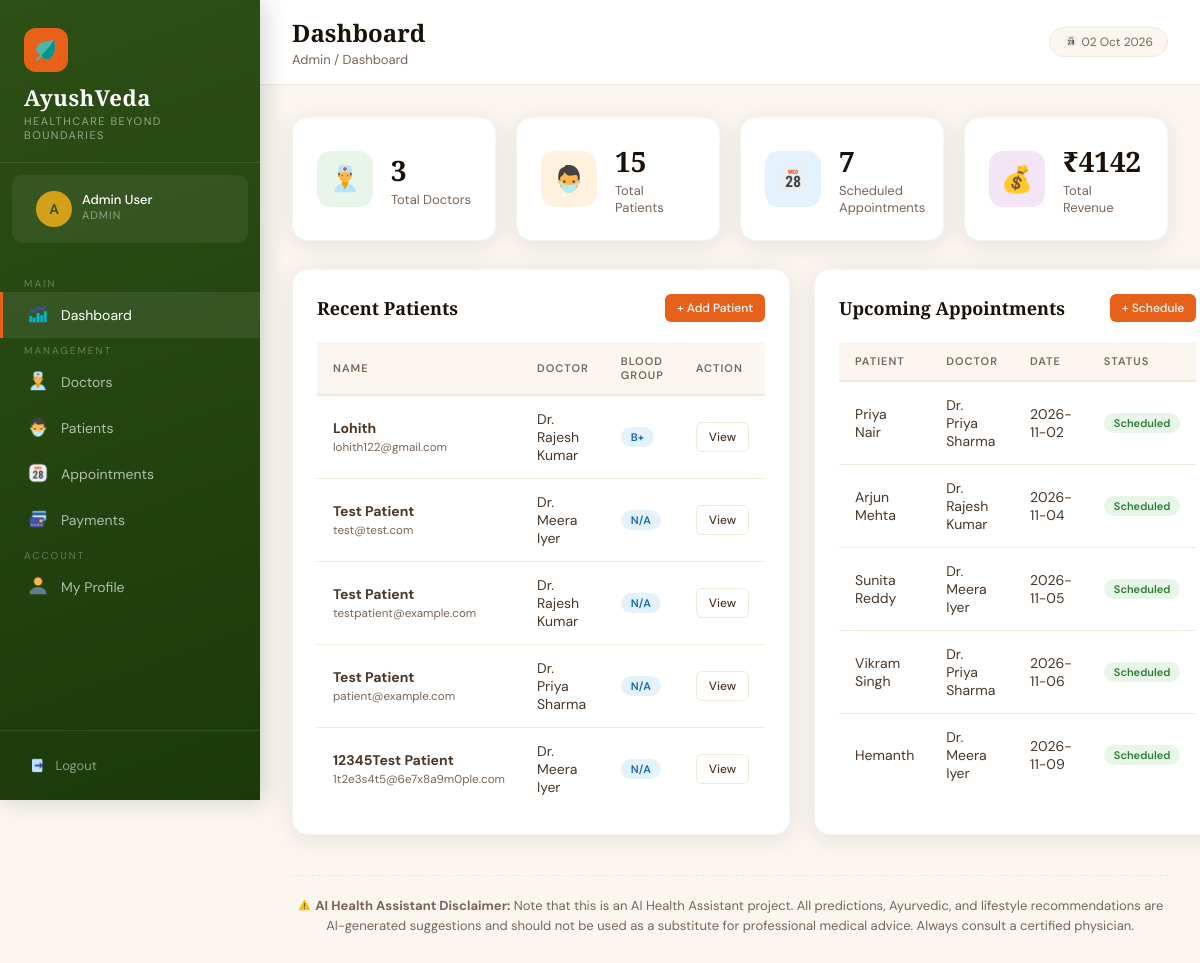
Screenshot of /admin/dashboard (signed in) with the database file from the repository.
### tables this page shows
CREATE TABLE patients (
            id INTEGER PRIMARY KEY AUTOINCREMENT,
            name TEXT NOT NULL,
            email TEXT UNIQUE NOT NULL,
            password TEXT NOT NULL,
            phone TEXT,
            age INTEGER,
            gender TEXT,
            blood_group TEXT,
            address TEXT,
            doctor_id INTEGER,
            created_at TIMESTAMP DEFAULT CURRENT_TIMESTAMP, preexisting_conditions TEXT, allergies TEXT, triage_raw_text TEXT, triage_symptoms TEXT, latitude REAL, longitude REAL, location_updated_at TIMESTAMP, share_location INTEGER DEFAULT 0,
            FOREIGN KEY (doctor_id) REFERENCES doctors(id)
        );

CREATE TABLE doctors (
            id INTEGER PRIMARY KEY AUTOINCREMENT,
            name TEXT NOT NULL,
            email TEXT UNIQUE NOT NULL,
            password TEXT NOT NULL,
            phone TEXT,
            specialization TEXT,
            qualification TEXT,
            experience INTEGER DEFAULT 0,
            created_at TIMESTAMP DEFAULT CURRENT_TIMESTAMP
        );

CREATE TABLE appointments (
            id INTEGER PRIMARY KEY AUTOINCREMENT,
            patient_id INTEGER,
            doctor_id INTEGER,
            appointment_date DATE,
            appointment_time TEXT,
            reason TEXT,
            status TEXT DEFAULT 'Scheduled',
            created_at TIMESTAMP DEFAULT CURRENT_TIMESTAMP,
            FOREIGN KEY (patient_id) REFERENCES patients(id),
            FOREIGN KEY (doctor_id) REFERENCES doctors(id)
        );

### app.py (the view)
@app.route('/admin/dashboard')
@login_required('admin')
def admin_dashboard():
    conn = get_db()
    stats = {
        'doctors': conn.execute("SELECT COUNT(*) as c FROM doctors").fetchone()['c'],
        'patients': conn.execute("SELECT COUNT(*) as c FROM patients").fetchone()['c'],
        'appointments': conn.execute("SELECT COUNT(*) as c FROM appointments WHERE status='Scheduled'").fetchone()['c'],
        'payments': conn.execute("SELECT COALESCE(SUM(amount),0) as c FROM payments").fetchone()['c'],
    }
    recent_patients = conn.execute(
        "SELECT p.*, d.name as doctor_name FROM patients p LEFT JOIN doctors d ON p.doctor_id=d.id ORDER BY p.created_at DESC LIMIT 5"
    ).fetchall()
    recent_appointments = conn.execute(
        "SELECT a.*, p.name as patient_name, d.name as doctor_name FROM appointments a JOIN patients p ON a.patient_id=p.id JOIN doctors d ON a.doctor_id=d.id ORDER BY a.created_at DESC LIMIT 5"
    ).fetchall()
    conn.close()
    return render_template('admin/dashboard.html', stats=stats, recent_patients=recent_patients, recent_appointments=recent_appointments)

### app.py (called while the page is built)
@app.context_processor
def inject_now():
    return {'now': datetime.now().strftime('%d %b %Y')}

def get_db():
    conn = sqlite3.connect(DB_PATH)
    conn.row_factory = sqlite3.Row
    return conn

def login_required(role):
    def decorator(f):
        @wraps(f)
        def wrapper(*args, **kwargs):
            if session.get('role') != role:
                flash('Please login to continue.', 'error')
                return redirect(url_for(f'{role}_login'))
            return f(*args, **kwargs)
        return wrapper
    return decorator

### templates/admin/dashboard.html (shortened to what this page needs)
{% extends 'base.html' %}
{% block page_title %}Dashboard{% endblock %}
{% block breadcrumb %}Admin / Dashboard{% endblock %}
{% block nav %}
<span class="nav-section-label">Main</span>
<a href="/admin/dashboard" class="nav-link active"><span class="icon"><img src="/static/images/dashboard_icon.png" style="height:1.2em;width:1.2em;vertical-align:-0.2em;"></span> Dashboard</a>
<span class="nav-section-label">Management</span>
<a href="/admin/doctors" class="nav-link"><span class="icon"><img src="/static/images/doctors_icon.png" style="height:1.2em;width:1.2em;vertical-align:-0.2em;"></span> Doctors</a>
<a href="/admin/patients" class="nav-link"><span class="icon"><img src="/static/images/patients_icon.png" style="height:1.2em;width:1.2em;vertical-align:-0.2em;"></span> Patients</a>
<a href="/admin/appointments" class="nav-link"><span class="icon"><img src="/static/images/appointments_icon.png" style="height:1.2em;width:1.2em;vertical-align:-0.2em;"></span> Appointments</a>
<a href="/admin/payments" class="nav-link"><span class="icon"><img src="/static/images/card_icon.png" style="height:1.2em;width:1.2em;vertical-align:-0.2em;"></span> Payments</a>
<span class="nav-section-label">Account</span>
<a href="/admin/profile" class="nav-link"><span class="icon"><img src="/static/images/profile_icon.png" style="height:1.2em;width:1.2em;vertical-align:-0.2em;"></span> My Profile</a>
{% endblock %}
{% block content %}
<div class="stats-grid">
    <div class="stat-card">
        <div class="stat-icon green"><img src="/static/images/doctors_icon.png" style="height:1.2em;width:1.2em;vertical-align:-0.2em;"></div>
        <div>
            <div class="stat-value">{{ stats.doctors }}</div>
            <div class="stat-label">Total Doctors</div>
        </div>
    </div>
    <div class="stat-card">
        <div class="stat-icon orange"><img src="/static/images/patients_icon.png" style="height:1.2em;width:1.2em;vertical-align:-0.2em;"></div>
        <div>
            <div class="stat-value">{{ stats.patients }}</div>
            <div class="stat-label">Total Patients</div>
        </div>
    </div>
    <div class="stat-card">
        <div class="stat-icon blue"><img src="/static/images/appointments_icon.png" style="height:1.2em;width:1.2em;vertical-align:-0.2em;"></div>
        <div>
            <div class="stat-value">{{ stats.appointments }}</div>
            <div class="stat-label">Scheduled Appointments</div>
        </div>
    </div>
    <div class="stat-card">
        <div class="stat-icon purple">💰</div>
        <div>
            <div class="stat-value">₹{{ "%.0f"|format(stats.payments) }}</div>
            <div class="stat-label">Total Revenue</div>
        </div>
    </div>
</div>
<div style="display:grid;grid-template-columns:1fr 1fr;gap:24px;">
    <div class="card">
        <div class="card-header">
            <h3 class="card-title">Recent Patients</h3>
            <a href="/admin/patients/add" class="btn btn-primary btn-sm">+ Add Patient</a>
        </div>
        <div class="table-wrap">
            <table>
                <thead><tr><th>Name</th><th>Doctor</th><th>Blood Group</th><th>Action</th></tr></thead>
                <tbody>
                {% for p in recent_patients %}
                <tr>
                    <td><strong>{{ p.name }}</strong><br><small style="color:#7A6558">{{ p.email }}</small></td>
                    <td>{{ p.doctor_name or '—' }}</td>
                    <td><span class="badge badge-blue">{{ p.blood_group or 'N/A' }}</span></td>
                    <td><a href="/admin/patients/view/{{ p.id }}" class="btn btn-outline btn-sm">View</a></td>
                </tr>
                {% else %}
                <tr><td colspan="4" style="text-align:center;color:#7A6558;padding:32px">No patients yet.</td></tr>
                {% endfor %}
                </tbody>
            </table>
        </div>
    </div>
    <div class="card">
        <div class="card-header">
            <h3 class="card-title">Upcoming Appointments</h3>
            <a href="/admin/appointments/add" class="btn btn-primary btn-sm">+ Schedule</a>
        </div>
        <div class="table-wrap">
            <table>
                <thead><tr><th>Patient</th><th>Doctor</th><th>Date</th><th>Status</th></tr></thead>
                <tbody>
                {% for a in recent_appointments %}
                <tr>
                    <td>{{ a.patient_name }}</td>
                    <td>{{ a.doctor_name }}</td>
                    <td>{{ a.appointment_date }}</td>
                    <td><span class="badge badge-green">{{ a.status }}</span></td>
                </tr>
                {% else %}
                <tr><td colspan="4" style="text-align:center;color:#7A6558;padding:32px">No appointments yet.</td></tr>
                {% endfor %}
                </tbody>
            </table>
        </div>
    </div>
</div>
{% endblock %}

### templates/base.html (style rules this page uses)
:root { --saffron: #E8611A; --saffron-light: #F4874B; --turmeric: #D4A017; --forest: #2D5016; --forest-mid: #4A7C22; --forest-light: #7AB648; --cream: #FBF7F0; --cream-dark: #F0E8D8; --earth: #6B4226; --earth-light: #9B6B42; --text-dark: #1A1208; --text-mid: #4A3728; --text-light: #7A6558; --white: #FFFFFF; --sidebar-w: 260px; --shadow: 0 4px 24px rgba(26, 18, 8, 0.10); --shadow-lg: 0 12px 48px rgba(26, 18, 8, 0.16); }
* { box-sizing: border-box; margin: 0; padding: 0; }
body { font-family: 'DM Sans', sans-serif; background: var(--cream); color: var(--text-dark); min-height: 100vh; }
h1, h2, h3, h4 { font-family: 'Cormorant Garamond', serif; }
.nav-section-label { color: rgba(255, 255, 255, 0.3); font-size: 10px; text-transform: uppercase; letter-spacing: 2px; padding: 12px 24px 6px; font-family: 'DM Sans', sans-serif; }
.nav-link { display: flex; align-items: center; gap: 12px; padding: 11px 24px; color: rgba(255, 255, 255, 0.65); text-decoration: none; font-size: 14px; transition: all 0.2s; border-left: 3px solid transparent; position: relative; }
.nav-link:hover, .nav-link.active { color: #fff; background: rgba(255, 255, 255, 0.08); border-left-color: var(--saffron); }
.nav-link .icon { font-size: 18px; width: 22px; text-align: center; }
.card { background: var(--white); border-radius: 16px; padding: 24px; box-shadow: var(--shadow); border: 1px solid rgba(0, 0, 0, 0.04); }
.card-header { display: flex; align-items: center; justify-content: space-between; margin-bottom: 20px; }
.card-title { font-size: 18px; color: var(--text-dark); font-weight: 600; }
.stats-grid { display: grid; grid-template-columns: repeat(auto-fit, minmax(200px, 1fr)); gap: 20px; margin-bottom: 28px; }
.stat-card { background: var(--white); border-radius: 16px; padding: 24px; box-shadow: var(--shadow); border: 1px solid rgba(0, 0, 0, 0.04); display: flex; align-items: center; gap: 18px; transition: transform 0.2s; }
.stat-icon { width: 56px; height: 56px; border-radius: 14px; display: flex; align-items: center; justify-content: center; font-size: 26px; flex-shrink: 0; }
.stat-icon.green { background: #E8F5E9; }
.stat-icon.orange { background: #FFF3E0; }
.stat-icon.blue { background: #E3F2FD; }
.stat-icon.purple { background: #F3E5F5; }
.stat-value { font-size: 28px; font-weight: 700; color: var(--text-dark); font-family: 'Cormorant Garamond', serif; }
.stat-label { font-size: 13px; color: var(--text-light); margin-top: 2px; }
.table-wrap { overflow-x: auto; }
table { width: 100%; border-collapse: collapse; }
th { text-align: left; padding: 12px 16px; font-size: 11px; text-transform: uppercase; letter-spacing: 1px; color: var(--text-light); border-bottom: 2px solid var(--cream-dark); font-weight: 600; background: var(--cream); }
td { padding: 14px 16px; font-size: 14px; border-bottom: 1px solid var(--cream-dark); color: var(--text-mid); }
tr:last-child td { border-bottom: none; }
.btn { display: inline-flex; align-items: center; gap: 8px; padding: 10px 20px; border-radius: 8px; font-size: 14px; font-weight: 500; cursor: pointer; text-decoration: none; border: none; transition: all 0.2s; font-family: 'DM Sans', sans-serif; }
.btn-primary { background: var(--saffron); color: #fff; }
.btn-outline { background: transparent; border: 1.5px solid var(--cream-dark); color: var(--text-mid); }
.btn-sm { padding: 6px 12px; font-size: 12px; border-radius: 6px; }
.badge { display: inline-block; padding: 3px 10px; border-radius: 20px; font-size: 11px; font-weight: 600; }
.badge-green { background: #E8F5E9; color: #2E7D32; }
.badge-blue { background: #E3F2FD; color: #1565C0; }

### rows the page displays
patients: name "Lohith", email "lohith122@gmail.com", name "Dr. Rajesh Kumar", blood_group "B+"
patients: name "Test Patient", email "test@test.com", name "Dr. Meera Iyer", blood_group "N/A"
patients: name "Test Patient", email "testpatient@example.com", name "Dr. Rajesh Kumar", blood_group "N/A"
patients: name "Test Patient", email "patient@example.com", name "Dr. Priya Sharma", blood_group "N/A"
patients: name "12345Test Patient", email "1t2e3s4t5@6e7x8a9m0ple.com", name "Dr. Meera Iyer", blood_group "N/A"
appointments: patient_name "Priya Nair", doctor_name "Dr. Priya Sharma", appointment_date "2026-11-02", status "Scheduled"
appointments: patient_name "Arjun Mehta", doctor_name "Dr. Rajesh Kumar", appointment_date "2026-11-04", status "Scheduled"
appointments: patient_name "Sunita Reddy", doctor_name "Dr. Meera Iyer", appointment_date "2026-11-05", status "Scheduled"
appointments: patient_name "Vikram Singh", doctor_name "Dr. Priya Sharma", appointment_date "2026-11-06", status "Scheduled"
appointments: patient_name "Hemanth", doctor_name "Dr. Meera Iyer", appointment_date "2026-11-09", status "Scheduled"

### other values shown
{{ session.user_name[0].upper() }} "A"
{{ session.user_name }} "Admin User"
{{ session.role|capitalize }} "ADMIN"
{{ stats.doctors }} "3"
{{ stats.patients }} "15"
{{ stats.appointments }} "7"
{{ "%.0f"|format(stats.payments) }} "4142"
